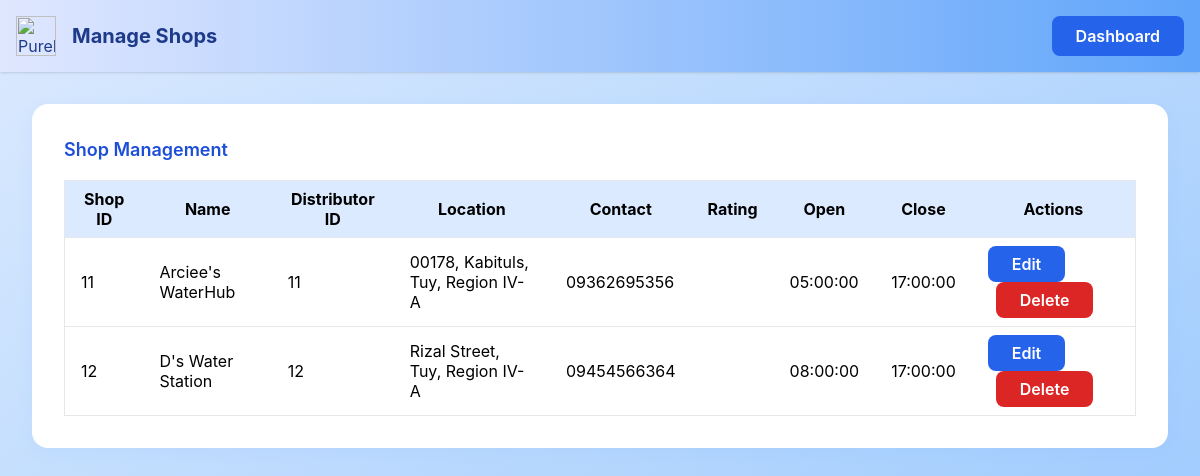
The app's page /admin/shops.php (signed in) with its own data.
### tables this page shows
CREATE TABLE `shop` (
  `shop_id` int(11) NOT NULL,
  `distributor_id` int(11) NOT NULL,
  `name` varchar(100) NOT NULL,
  `location` varchar(255) NOT NULL,
  `contact_number` varchar(15) NOT NULL,
  `latitude` decimal(10,7) DEFAULT NULL,
  `longitude` decimal(10,7) DEFAULT NULL,
  `average_rating` decimal(3,2) DEFAULT NULL,
  `open_time` time DEFAULT NULL,
  `close_time` time DEFAULT NULL
);

### admin/shops.php (the view, shortened to what this page needs)
<?php
require_once '../db.php';
$stmt = $conn->query('SELECT shop_id, name, distributor_id, location, contact_number, average_rating, open_time, close_time FROM shop');
$shops = $stmt->fetchAll();
?>
<head>
  <script src="https://cdn.tailwindcss.com"></script>
  <link rel="stylesheet" href="assets/style.css">
</head>
<body class="bg-gradient-to-br from-blue-100 to-blue-300 min-h-screen">
  <header class="admin-header shadow p-4 flex justify-between items-center">
    <div class="flex items-center">
      <img src="../assets/PureLogo.png" alt="PureFlow Logo" class="admin-logo">
      <h1 class="text-xl font-bold">Manage Shops</h1>
    </div>
    <a href="dashboard.php" class="admin-btn">Dashboard</a>
  </header>
  <main class="p-8">
    <div class="admin-card bg-white p-8 mb-8">
      <h2 class="text-lg font-semibold mb-4 text-blue-700">Shop Management</h2>
      <div class="overflow-x-auto">
        <table class="min-w-full border rounded">
          <thead class="bg-blue-100">
            <tr>
              <th class="py-2 px-4 border-b">Shop ID</th>
              <th class="py-2 px-4 border-b">Name</th>
              <th class="py-2 px-4 border-b">Distributor ID</th>
              <th class="py-2 px-4 border-b">Location</th>
              <th class="py-2 px-4 border-b">Contact</th>
              <th class="py-2 px-4 border-b">Rating</th>
              <th class="py-2 px-4 border-b">Open</th>
              <th class="py-2 px-4 border-b">Close</th>
              <th class="py-2 px-4 border-b">Actions</th>
            </tr>
          </thead>
          <tbody>
            <?php foreach ($shops as $shop): ?>
            <tr>
              <td class="py-2 px-4 border-b"><?= htmlspecialchars($shop['shop_id']) ?></td>
              <td class="py-2 px-4 border-b"><?= htmlspecialchars($shop['name']) ?></td>
              <td class="py-2 px-4 border-b"><?= htmlspecialchars($shop['distributor_id']) ?></td>
              <td class="py-2 px-4 border-b"><?= htmlspecialchars($shop['location']) ?></td>
              <td class="py-2 px-4 border-b"><?= htmlspecialchars($shop['contact_number']) ?></td>
              <td class="py-2 px-4 border-b"><?= htmlspecialchars($shop['average_rating']) ?></td>
              <td class="py-2 px-4 border-b"><?= htmlspecialchars($shop['open_time']) ?></td>
              <td class="py-2 px-4 border-b"><?= htmlspecialchars($shop['close_time']) ?></td>
              <td class="py-2 px-4 border-b">
                <button class="admin-btn">Edit</button>
                <button class="admin-btn bg-red-600 hover:bg-red-700 ml-2">Delete</button>
              </td>
            </tr>
            <?php endforeach; ?>
          </tbody>
        </table>
      </div>
    </div>
  </main>
</body>
</html>

### admin/assets/style.css (style rules this page uses)
body { font-family: 'Inter', 'Segoe UI', Arial, sans-serif; }
.admin-header { background: linear-gradient(90deg, #e0e7ff 0%, #60a5fa 100%); color: #1e3a8a; box-shadow: 0 2px 8px rgba(0,0,0,0.04); }
.admin-card { border-radius: 1rem; box-shadow: 0 4px 16px rgba(96,165,250,0.08); transition: box-shadow 0.2s; }
.admin-btn { background: #2563eb; color: #fff; border-radius: 0.5rem; padding: 0.5rem 1.5rem; font-weight: 600; transition: background 0.2s; }
.admin-logo { height: 2.5rem; margin-right: 1rem; }

### records on screen
shop: shop_id "11", name "Arciee's WaterHub", distributor "11", location "00178, Kabituls, Tuy, Region IV-A", contact_number "09362695356", open_time "05:00:00", close_time "17:00:00"
shop: shop_id "12", name "D's Water Station", distributor "12", location "Rizal Street, Tuy, Region IV-A", contact_number "09454566364", open_time "08:00:00", close_time "17:00:00"
